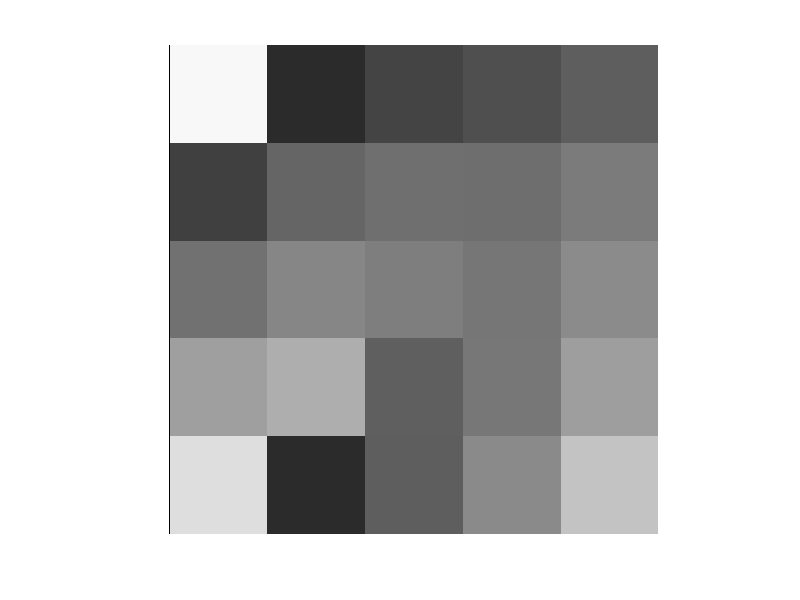

Recreate this plot in MATLAB. (Note: this script raises an error after producing the figure.)
function combinedCode
  
%%%%%%%%%%%%%%%%%%%%%%%%%%%%%%%%%%%%%%%%%%%%%%%%%%%%%%%%%%%%%%%%%%%%%%%%%%%%%%%%%%%%%%%%%%%%%%%%%%%%%%%%%%%%%%%%%%%

function [E] = LGBeam(p, l, w_0, xx, yy)
% Generates a Laguerre-Gaussian Beam on coordinates [xx, yy] with parameters 
% p: radial order
% l: topologial charge
% w_0: radius as a percentage
counter = 1;
[phi,r] = cart2pol(xx,yy);
%phi=atan2(yy, xx);

RhoSquareOverWSquare = r.^2 ./ w_0.^2; %optimisation since we always use the squares
if counter == 1
  RhoSquareOverWSquare(counter)
  counter++
end
%c(p+1)=1;
%La = LaguerreL(c, abs(l), 2*RhoSquareOverWSquare);
p
La = Laguerre(p, abs(l), 2*RhoSquareOverWSquare);
Clg = sqrt((2*factorial(p)) ./ (pi * factorial(abs(l)+p))) ./ w_0;
E = Clg .* (sqrt(2)*sqrt(RhoSquareOverWSquare)).^abs(l) .* La .* exp(-RhoSquareOverWSquare) .* exp(-1i*l*phi);

%rad_term_1 = ((2*factorial(p))./(pi*factorial(p+abs(l)))).^(1/2);
%rad_term_2 = (sqrt(2).*r./w).^abs(l).*(exp(-(r./w).^2)./w);
%radial_function = rad_term_1.*rad_term_2;
%phase = exp(1i*phi*l);
%slm_mode = radial_function.*phase;
end

%%%%%%%%%%%%%%%%%%%%%%%%%%%%%%%%%%%%%%%%%%%%%%%%%%%%%%%%%%%%%%%%%%%%%%%%%%%%%%%%%%%%%%%%%%%%%%%%%%%%%%%%%%%%%%%%%%%

function [complexHologram, normalisationFactor] = LGHologram(dimensionsXY, pMatrix, lMatrix, beamRadiusPercent, normaliseZeroOne, rowToColRatio)
% Generates a Laguerre-Gaussian complex hologram normalised from magnitude 0 to 1 and angle -pi to pi.
%
% This function is comprehensive and should not really be used by itself.
% Instead, use one of the "helper" function which automatically set
% several of the parameters ofthis function.
%
% dimensionsXY(1), dimensionsXY(2) : number of pixels along each dimension
%
% pMatrix :     radial Order. Values must be 0 or a matrix the same size as
%               the lMatrix.
% lMatrix :     topological charge. Can be a matrix. [1 2; 5 19] will lay 
%               them in a square.
%
% beamRadiusPercent :   0.5 will fill the hologram
%
% normaliseZeroOne : The complex hologram will be normalised from [0,1] is
% this is true, otherwise the raw hologram is output. Default is true.
%
% rowToColRatio : For use when SLM pixels are not square. 2 means that
% pixels are twice as high as they are wide. Default = 1.
%
% Returns: A complex matrix which contains the LG beam as well as the
% normalisation factor that was used to normalise the beam amplitude to
% [0,1].
%
% Example: 
% mat=LGHologram([512 512],[0],[1],0.5); ComplexFigure(mat);
% mat=LGHologram([512 512],[0],[1],CalculateBeamRadius(512,8,2)); ComplexFigure(mat);

if nargin < 5
    normaliseZeroOne = true;
end
if nargin < 6
    rowToColRatio = 1;
end

grid=size(lMatrix)
N([1 2])=fliplr(dimensionsXY);
points=N./grid
range=N/min(N)

pMatrix(1:grid(1), 1:grid(2)) = pMatrix
beamRadiusPercent(1:grid(1), 1:grid(2)) = beamRadiusPercent
x=linspace(-range(1), range(1), points(1));
y=linspace(-range(2)/rowToColRatio, range(2)/rowToColRatio, points(2));
[yy,xx]=meshgrid(y,x)


%E(points(1), grid(1), points(2), grid(2)) = 0;
E = zeros(N);
for i=1:grid(1)
    for j=1:grid(2)
        E(:,:,i,j)=LGBeam(pMatrix(i,j), lMatrix(i,j), beamRadiusPercent(i,j), xx, yy)% OAM
        %A(:,i,:,j)=grating(E(:,:,i,j), xx, yy, gratingNumber,
        %gratingAngleDegrees, useAmplitude); % no grating in this function
    end
end
%A=reshape(A, N);
E=reshape(E, N);
%max(max(E))
%normalise from 0 to 1

if normaliseZeroOne == true
    R = abs(E);
    R = R ./ max(max(R));
    Phi = angle(E);
    complexHologram = R .* exp(1i*Phi);
    %sum(sum(E .* conj(E)))

    normalisationFactor = 1 / sum(sum(conj(complexHologram).*complexHologram));
    %warning('Remember to renormalise the measurements to maintain orthonormality! See: Flamm2013.');
else
    fprintf('here')
    complexHologram = E;
    normalisationFactor = 1;
end
end

%%%%%%%%%%%%%%%%%%%%%%%%%%%%%%%%%%%%%%%%%%%%%%%%%%%%%%%%%%%%%%%%%%%%%%%%%%%%%%%%%%%%%%%%%%%%%%%%%%%%%%%%%%%%%%%%%%%

function [ phaseHologram ] = AddGrating( inputHologram, gratingNumber, gratingAngle, complexAmplitude, gratingType, complexAmplitudeType )
%ADDGRATING Adds a grating to the provided hologram and outputs it as a
%phase-only matrix of doubles normalised to +-1 (origianlly +-pi).
%   gratingType is 'sin' or 'blazed' (defaults to blazed)
%   complexAmplitudeType defaults to 'multiply' but can also be 'sinc'. See: Clark2016 (DOI 10.1364/OE.24.006249)
%   Example: gmat = AddGrating(mat,50,0,false); imagesc(gmat);

if nargin < 5
    gratingType = 'blazed';
end
if nargin < 6
    complexAmplitudeType = 'multiply';
end

%create meshgrid
x=linspace(-pi, pi, size(inputHologram,1));
y=linspace(-pi, pi, size(inputHologram,2));
[yy,xx]=meshgrid(y,x);

theta=pi/180*gratingAngle;
plane=sin(theta)*xx+cos(theta)*yy;
phase=angle(inputHologram);

if strcmp(gratingType, 'sin') == true
    %Sin Grating
    phaseHologram=sin(phase+gratingNumber*plane+pi);
else %strcmp(grating, 'blazed') == true
    % Blazed Grating
    % See: https://en.wikipedia.org/wiki/Blazed_grating
    phaseHologram=mod(phase+gratingNumber*plane, 2*pi)-pi;
end

if (complexAmplitude)
    intensity = abs(inputHologram);
    
    if strcmp(complexAmplitudeType, 'sinc')
        error('Not implemented yet!');
       % phaseHologram = phaseHologram .* (1 - (1/pi)*asinc);
    else
        phaseHologram = phaseHologram .* intensity;        
    end
end

%renormalise to +-1
phaseHologram=(phaseHologram-pi)/(-pi-pi);

end

%%%%%%%%%%%%%%%%%%%%%%%%%%%%%%%%%%%%%%%%%%%%%%%%%%%%%%%%%%%%%%%%%%%%%%%%%%%%%%%%%%%%%%%%%%%%%%%%%%%%%%%%%%%%%%%%%%%
function [ beamRadiusPercent ] = CalculateBeamRadius( dimensionPixels, pixelSize_um, beamRadius_mm )
%CALCULATEBEAMRADIUS Converts beamRadius in mm to a percentage of the
%specified dimensionPixels and the pixel size

beamRadiusPercent = 1/((dimensionPixels * pixelSize_um * 1e-6)/(beamRadius_mm*1e-3))

end

%%%%%%%%%%%%%%%%%%%%%%%%%%%%%%%%%%%%%%%%%%%%%%%%%%%%%%%%%%%%%%%%%%%%%%%%%%%%%%%%%%%%%%%%%%%%%%%%%%%%%%%%%%%%%%%%%%%

function y = Laguerre(p,l,x)
%%This file generates the Laguerre functions stired in the variable "y" The
%%inputs are: the indices "p","l" and the vector "x".
y=zeros(p+1,1);
sizeY = size(y);
if p==0
    y=1;
else
for m=0:p
    y(p+1-m)=((-1).^m.*(factorial(p+l)))./(factorial(p-m).*factorial(l+m).*factorial(m));
end
end
y = polyval(y,x);
end


%%%%%%%%%%%%%%%%%%%%%%%%%%%%%%%%%%%%%%%%%%%%%%%%%%%%%%%%%%%%%%%%%%%%%%%%%%%%%%%%%%%%%%%%%%%%%%%%%%%%%%%%%%%%%%%%%%%
function [ img ] = ShowImage( img, fs, map, filename )
%SHOWIMAGE Show the specified image in a window or fullscreen. Can also
%save the image to the specified path.
%   img : A matrix to show / save as image. Must be 0 to 1
%   fs : The screen to show fullscreen on, if 0 then a window is used
%   filename : The path and filename (can be relative). If not specified
%   then the image is not saved. .png is automatically appended.

dr = [0 255]

if nargin < 2
    fs = 0;
    map=gray(256);
end

if nargin < 3
    if (max(max(img)) > 255)
        %guessing 12 bit (4095)
        map=jet(4096);
        dr = [0 4095];
        warning('Using 12 bit [0,4095] jet colormap.');
    elseif (max(max(img)) <= 1)
        img = img * 255;
    end
end

if nargin == 4
    imwrite(img, map, strcat(filename, '.png'));
end

if fs == 0
    figure; imshow(img,map,'Border','tight','InitialMagnification','fit','DisplayRange',dr); truesize(1);
elseif fs > 0
    if max(max((img ./ dr(2)))) > 1
        error('img max > 1');
    end
    fullscreen(img ./ dr(2),fs);
end
end

%%%%%%%%%%%%%%%%%%%%%%%%%%%%%%%%%%%%%%%%%%%%%%%%%%%%%%%%%%%%%%%%%%%%%%%%%%%%%%%%%%%%%%%%%%%%%%%%%%%%%%%%%%%%%%%%%%%
%generates a simple lg hologram with a grating

%[cols rows]
sizeGrid = [5 5]

l = [1]
p = [0]
complexAmplitude = true;
complexAmplitude = true;

gratingNumber = 50;
gratingAngle = 45; %degrees

beamRadius = 1; %mm

%Generate the LG hologram matrix (complex)
mat = LGHologram(sizeGrid,p,l,CalculateBeamRadius(sizeGrid(2),8,beamRadius));
%ComplexFigure(mat);

gratingMat = AddGrating(mat,gratingNumber,gratingAngle,complexAmplitude);

ShowImage(gratingMat);

end